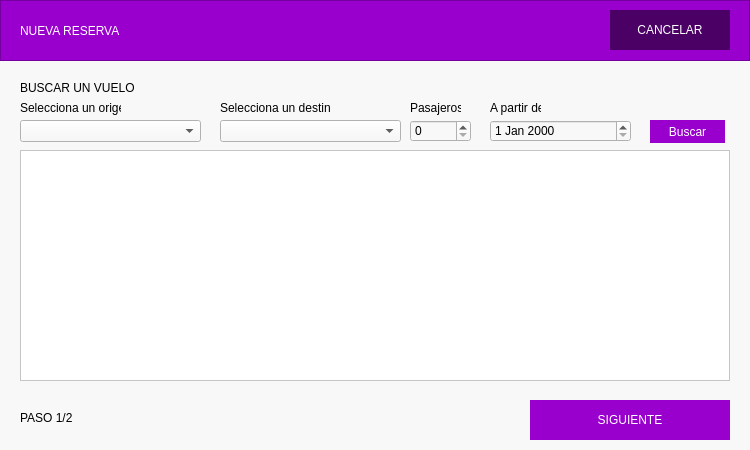
<?xml version="1.0" encoding="UTF-8"?>
<ui version="4.0">
 <class>NuevaReservaUView</class>
 <widget class="QWidget" name="NuevaReservaUView">
  <property name="geometry">
   <rect>
    <x>0</x>
    <y>0</y>
    <width>750</width>
    <height>450</height>
   </rect>
  </property>
  <property name="windowTitle">
   <string>Form</string>
  </property>
  <property name="styleSheet">
   <string notr="true">background-color: rgb(248, 248, 248);</string>
  </property>
  <widget class="QFrame" name="frame">
   <property name="geometry">
    <rect>
     <x>0</x>
     <y>0</y>
     <width>750</width>
     <height>61</height>
    </rect>
   </property>
   <property name="styleSheet">
    <string notr="true">background-color: rgb(153, 0, 206);</string>
   </property>
   <property name="frameShape">
    <enum>QFrame::StyledPanel</enum>
   </property>
   <property name="frameShadow">
    <enum>QFrame::Raised</enum>
   </property>
   <widget class="QLabel" name="label">
    <property name="geometry">
     <rect>
      <x>20</x>
      <y>10</y>
      <width>321</width>
      <height>41</height>
     </rect>
    </property>
    <property name="styleSheet">
     <string notr="true">font: 800 30pt &quot;Roboto&quot;;
color: #FFFFFF;</string>
    </property>
    <property name="text">
     <string>NUEVA RESERVA</string>
    </property>
   </widget>
   <widget class="QPushButton" name="btnCancelar">
    <property name="geometry">
     <rect>
      <x>610</x>
      <y>10</y>
      <width>120</width>
      <height>40</height>
     </rect>
    </property>
    <property name="styleSheet">
     <string notr="true">QPushButton{
background-color: #4A0064;
border: none;
color: #FFFFFF;
font: 800 10pt &quot;Roboto&quot;;
}

QPushButton:hover{
background-color: #F94E4E;
}

QPushButton:pressed{
background-color: #EE2525;
}</string>
    </property>
    <property name="text">
     <string>CANCELAR</string>
    </property>
   </widget>
  </widget>
  <widget class="QComboBox" name="cbxOrigen">
   <property name="geometry">
    <rect>
     <x>20</x>
     <y>120</y>
     <width>181</width>
     <height>22</height>
    </rect>
   </property>
  </widget>
  <widget class="QComboBox" name="cbxDestino">
   <property name="geometry">
    <rect>
     <x>220</x>
     <y>120</y>
     <width>181</width>
     <height>22</height>
    </rect>
   </property>
  </widget>
  <widget class="QLabel" name="label_2">
   <property name="geometry">
    <rect>
     <x>20</x>
     <y>100</y>
     <width>101</width>
     <height>16</height>
    </rect>
   </property>
   <property name="text">
    <string>Selecciona un origen</string>
   </property>
  </widget>
  <widget class="QLabel" name="label_3">
   <property name="geometry">
    <rect>
     <x>220</x>
     <y>100</y>
     <width>111</width>
     <height>16</height>
    </rect>
   </property>
   <property name="text">
    <string>Selecciona un destino</string>
   </property>
  </widget>
  <widget class="QLabel" name="label_4">
   <property name="geometry">
    <rect>
     <x>410</x>
     <y>100</y>
     <width>51</width>
     <height>16</height>
    </rect>
   </property>
   <property name="text">
    <string>Pasajeros</string>
   </property>
  </widget>
  <widget class="QSpinBox" name="txtPasajeros">
   <property name="geometry">
    <rect>
     <x>410</x>
     <y>120</y>
     <width>61</width>
     <height>22</height>
    </rect>
   </property>
  </widget>
  <widget class="QPushButton" name="btnBuscar">
   <property name="geometry">
    <rect>
     <x>650</x>
     <y>120</y>
     <width>75</width>
     <height>23</height>
    </rect>
   </property>
   <property name="styleSheet">
    <string notr="true">QPushButton{
background-color: #9900CE;
color: #ffffff;
font: 800 8pt &quot;Roboto&quot;;
border:none;
transition: all .5s;
}

QPushButton:hover{
	background-color: #6B0C8C
}

QPushButton:pressed{
	background-color: #A30DD8;
}</string>
   </property>
   <property name="text">
    <string>Buscar</string>
   </property>
  </widget>
  <widget class="QLabel" name="label_5">
   <property name="geometry">
    <rect>
     <x>20</x>
     <y>80</y>
     <width>181</width>
     <height>16</height>
    </rect>
   </property>
   <property name="styleSheet">
    <string notr="true">font: 800 12pt &quot;Roboto&quot;;</string>
   </property>
   <property name="text">
    <string>BUSCAR UN VUELO</string>
   </property>
  </widget>
  <widget class="QPushButton" name="btnSiguiente">
   <property name="geometry">
    <rect>
     <x>530</x>
     <y>400</y>
     <width>200</width>
     <height>40</height>
    </rect>
   </property>
   <property name="styleSheet">
    <string notr="true">QPushButton{
background-color: #9900CE;
color: #ffffff;
font: 800 10pt &quot;Roboto&quot;;
border:none;
transition: all .5s;
}

QPushButton:hover{
	background-color: #6B0C8C
}

QPushButton:pressed{
	background-color: #A30DD8;
}</string>
   </property>
   <property name="text">
    <string>SIGUIENTE</string>
   </property>
  </widget>
  <widget class="QLabel" name="label_6">
   <property name="geometry">
    <rect>
     <x>20</x>
     <y>410</y>
     <width>181</width>
     <height>16</height>
    </rect>
   </property>
   <property name="styleSheet">
    <string notr="true">font: 800 12pt &quot;Roboto&quot;;</string>
   </property>
   <property name="text">
    <string>PASO 1/2</string>
   </property>
  </widget>
  <widget class="QDateEdit" name="txtFecha">
   <property name="geometry">
    <rect>
     <x>490</x>
     <y>120</y>
     <width>141</width>
     <height>22</height>
    </rect>
   </property>
  </widget>
  <widget class="QLabel" name="label_7">
   <property name="geometry">
    <rect>
     <x>490</x>
     <y>100</y>
     <width>51</width>
     <height>16</height>
    </rect>
   </property>
   <property name="text">
    <string>A partir de</string>
   </property>
  </widget>
  <widget class="QTableWidget" name="tblVuelos">
   <property name="geometry">
    <rect>
     <x>20</x>
     <y>150</y>
     <width>710</width>
     <height>231</height>
    </rect>
   </property>
   <property name="styleSheet">
    <string notr="true">background-color: white;</string>
   </property>
  </widget>
 </widget>
 <resources/>
 <connections/>
</ui>
